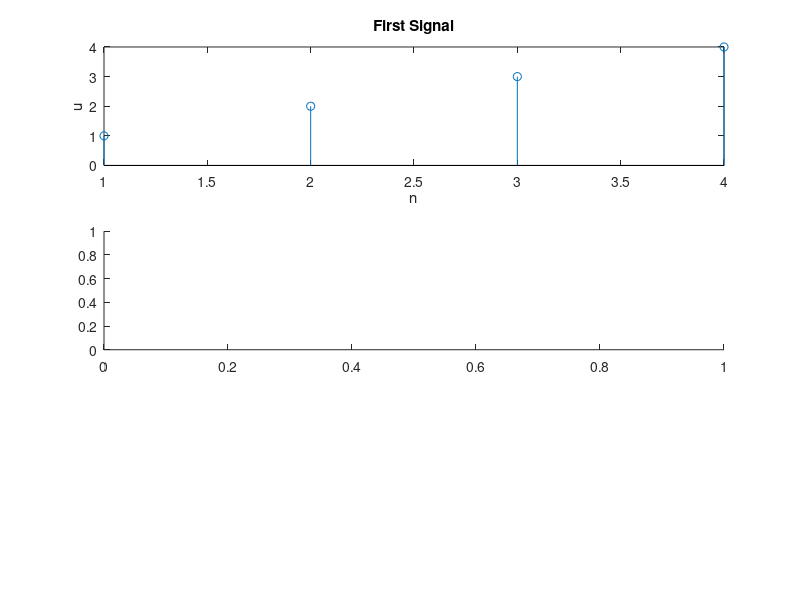

Source code (MATLAB): (Note: this script raises an error after producing the figure.)
u=[1 2 3 4];
v=[4 4 3 2];
w= conv(u,v);

subplot(3,1,1); 
stem(u); 
xlabel('n');
ylabel('u'); 
title('First Signal');

subplot(3,1,2); 
stem(h);
xlabel('n'); 
ylabel('v'); 
title('Second Signal');

subplot(3,1,3); 
stem(w);
ylabel('w'); 
xlabel('n'); 

title('Convoluted Signal');